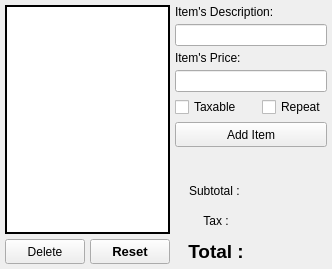
<?xml version="1.0" encoding="UTF-8"?>
<ui version="4.0">
 <class>RegisterGUIClass</class>
 <widget class="QMainWindow" name="RegisterGUIClass">
  <property name="windowModality">
   <enum>Qt::ApplicationModal</enum>
  </property>
  <property name="enabled">
   <bool>true</bool>
  </property>
  <property name="geometry">
   <rect>
    <x>0</x>
    <y>0</y>
    <width>317</width>
    <height>269</height>
   </rect>
  </property>
  <property name="sizePolicy">
   <sizepolicy hsizetype="Preferred" vsizetype="Preferred">
    <horstretch>0</horstretch>
    <verstretch>0</verstretch>
   </sizepolicy>
  </property>
  <property name="minimumSize">
   <size>
    <width>0</width>
    <height>0</height>
   </size>
  </property>
  <property name="sizeIncrement">
   <size>
    <width>0</width>
    <height>0</height>
   </size>
  </property>
  <property name="windowTitle">
   <string>RegisterGUI</string>
  </property>
  <widget class="QWidget" name="centralWidget">
   <property name="enabled">
    <bool>true</bool>
   </property>
   <property name="sizePolicy">
    <sizepolicy hsizetype="Maximum" vsizetype="Preferred">
     <horstretch>0</horstretch>
     <verstretch>0</verstretch>
    </sizepolicy>
   </property>
   <property name="sizeIncrement">
    <size>
     <width>1</width>
     <height>2</height>
    </size>
   </property>
   <property name="contextMenuPolicy">
    <enum>Qt::NoContextMenu</enum>
   </property>
   <property name="layoutDirection">
    <enum>Qt::LeftToRight</enum>
   </property>
   <property name="autoFillBackground">
    <bool>false</bool>
   </property>
   <layout class="QGridLayout" name="gridLayout_2">
    <property name="leftMargin">
     <number>0</number>
    </property>
    <property name="topMargin">
     <number>0</number>
    </property>
    <property name="rightMargin">
     <number>0</number>
    </property>
    <property name="bottomMargin">
     <number>0</number>
    </property>
    <property name="spacing">
     <number>0</number>
    </property>
    <item row="0" column="0">
     <layout class="QGridLayout" name="gridLayout" rowstretch="0,0,0,0,0,0,0,0,0,0" columnstretch="1,1,1,1,1,1,1,0,0">
      <property name="sizeConstraint">
       <enum>QLayout::SetDefaultConstraint</enum>
      </property>
      <property name="leftMargin">
       <number>5</number>
      </property>
      <property name="topMargin">
       <number>5</number>
      </property>
      <property name="rightMargin">
       <number>5</number>
      </property>
      <property name="bottomMargin">
       <number>5</number>
      </property>
      <property name="spacing">
       <number>5</number>
      </property>
      <item row="6" column="4" colspan="5">
       <spacer name="verticalSpacer">
        <property name="orientation">
         <enum>Qt::Vertical</enum>
        </property>
        <property name="sizeType">
         <enum>QSizePolicy::Ignored</enum>
        </property>
        <property name="sizeHint" stdset="0">
         <size>
          <width>128</width>
          <height>13</height>
         </size>
        </property>
       </spacer>
      </item>
      <item row="9" column="2" colspan="2">
       <widget class="QPushButton" name="btnReset">
        <property name="sizePolicy">
         <sizepolicy hsizetype="Preferred" vsizetype="Preferred">
          <horstretch>0</horstretch>
          <verstretch>0</verstretch>
         </sizepolicy>
        </property>
        <property name="font">
         <font>
          <pointsize>10</pointsize>
          <bold>true</bold>
         </font>
        </property>
        <property name="text">
         <string>Reset</string>
        </property>
       </widget>
      </item>
      <item row="5" column="4" colspan="5">
       <widget class="QPushButton" name="btnAddItem">
        <property name="sizePolicy">
         <sizepolicy hsizetype="Preferred" vsizetype="Preferred">
          <horstretch>0</horstretch>
          <verstretch>0</verstretch>
         </sizepolicy>
        </property>
        <property name="text">
         <string>Add Item</string>
        </property>
       </widget>
      </item>
      <item row="0" column="0" rowspan="9" colspan="4">
       <widget class="QListWidget" name="listRegisterWidget">
        <property name="sizePolicy">
         <sizepolicy hsizetype="Expanding" vsizetype="Expanding">
          <horstretch>0</horstretch>
          <verstretch>0</verstretch>
         </sizepolicy>
        </property>
        <property name="frameShape">
         <enum>QFrame::Box</enum>
        </property>
        <property name="frameShadow">
         <enum>QFrame::Plain</enum>
        </property>
        <property name="lineWidth">
         <number>2</number>
        </property>
        <property name="selectionMode">
         <enum>QAbstractItemView::MultiSelection</enum>
        </property>
        <property name="selectionRectVisible">
         <bool>false</bool>
        </property>
       </widget>
      </item>
      <item row="9" column="0" colspan="2">
       <widget class="QPushButton" name="btnDelete">
        <property name="sizePolicy">
         <sizepolicy hsizetype="Preferred" vsizetype="Preferred">
          <horstretch>0</horstretch>
          <verstretch>0</verstretch>
         </sizepolicy>
        </property>
        <property name="text">
         <string>Delete</string>
        </property>
       </widget>
      </item>
      <item row="4" column="6" colspan="3">
       <widget class="QCheckBox" name="repeat">
        <property name="text">
         <string>Repeat</string>
        </property>
       </widget>
      </item>
      <item row="4" column="4" colspan="2">
       <widget class="QCheckBox" name="taxable">
        <property name="sizePolicy">
         <sizepolicy hsizetype="Preferred" vsizetype="Preferred">
          <horstretch>0</horstretch>
          <verstretch>0</verstretch>
         </sizepolicy>
        </property>
        <property name="text">
         <string>Taxable</string>
        </property>
       </widget>
      </item>
      <item row="3" column="4" colspan="5">
       <widget class="QLineEdit" name="lineEditPrice">
        <property name="sizePolicy">
         <sizepolicy hsizetype="Preferred" vsizetype="Fixed">
          <horstretch>0</horstretch>
          <verstretch>0</verstretch>
         </sizepolicy>
        </property>
       </widget>
      </item>
      <item row="2" column="4" colspan="5">
       <widget class="QLabel" name="labelPrice">
        <property name="sizePolicy">
         <sizepolicy hsizetype="Preferred" vsizetype="Fixed">
          <horstretch>0</horstretch>
          <verstretch>0</verstretch>
         </sizepolicy>
        </property>
        <property name="text">
         <string>Item's Price:</string>
        </property>
       </widget>
      </item>
      <item row="1" column="4" colspan="5">
       <widget class="QLineEdit" name="lineEditDescription">
        <property name="sizePolicy">
         <sizepolicy hsizetype="Preferred" vsizetype="Fixed">
          <horstretch>0</horstretch>
          <verstretch>0</verstretch>
         </sizepolicy>
        </property>
       </widget>
      </item>
      <item row="0" column="4" colspan="5">
       <widget class="QLabel" name="labelDescription">
        <property name="sizePolicy">
         <sizepolicy hsizetype="Expanding" vsizetype="Fixed">
          <horstretch>0</horstretch>
          <verstretch>0</verstretch>
         </sizepolicy>
        </property>
        <property name="text">
         <string>Item's Description:</string>
        </property>
       </widget>
      </item>
      <item row="7" column="4" colspan="2">
       <widget class="QLabel" name="labelSubTotal">
        <property name="sizePolicy">
         <sizepolicy hsizetype="Preferred" vsizetype="Preferred">
          <horstretch>0</horstretch>
          <verstretch>0</verstretch>
         </sizepolicy>
        </property>
        <property name="text">
         <string>Subtotal : </string>
        </property>
        <property name="alignment">
         <set>Qt::AlignCenter</set>
        </property>
       </widget>
      </item>
      <item row="8" column="4" colspan="2">
       <widget class="QLabel" name="labelTax">
        <property name="sizePolicy">
         <sizepolicy hsizetype="Preferred" vsizetype="Preferred">
          <horstretch>0</horstretch>
          <verstretch>0</verstretch>
         </sizepolicy>
        </property>
        <property name="layoutDirection">
         <enum>Qt::LeftToRight</enum>
        </property>
        <property name="autoFillBackground">
         <bool>false</bool>
        </property>
        <property name="text">
         <string>Tax :</string>
        </property>
        <property name="alignment">
         <set>Qt::AlignCenter</set>
        </property>
       </widget>
      </item>
      <item row="9" column="4" colspan="2">
       <widget class="QLabel" name="labelTotal">
        <property name="sizePolicy">
         <sizepolicy hsizetype="Preferred" vsizetype="Preferred">
          <horstretch>0</horstretch>
          <verstretch>0</verstretch>
         </sizepolicy>
        </property>
        <property name="font">
         <font>
          <pointsize>14</pointsize>
          <bold>true</bold>
         </font>
        </property>
        <property name="text">
         <string>Total :</string>
        </property>
        <property name="alignment">
         <set>Qt::AlignCenter</set>
        </property>
       </widget>
      </item>
      <item row="9" column="6" colspan="3">
       <widget class="QLabel" name="labelTotalPrint">
        <property name="font">
         <font>
          <pointsize>14</pointsize>
          <bold>true</bold>
         </font>
        </property>
        <property name="text">
         <string/>
        </property>
       </widget>
      </item>
      <item row="8" column="6" colspan="3">
       <widget class="QLabel" name="labelTaxesPrint">
        <property name="text">
         <string/>
        </property>
       </widget>
      </item>
      <item row="7" column="6" colspan="3">
       <widget class="QLabel" name="labelSubtotalPrint">
        <property name="frameShape">
         <enum>QFrame::NoFrame</enum>
        </property>
        <property name="text">
         <string/>
        </property>
       </widget>
      </item>
     </layout>
    </item>
   </layout>
  </widget>
  <widget class="QMenuBar" name="menuBar">
   <property name="geometry">
    <rect>
     <x>0</x>
     <y>0</y>
     <width>317</width>
     <height>38</height>
    </rect>
   </property>
  </widget>
 </widget>
 <layoutdefault spacing="6" margin="11"/>
 <resources/>
 <connections/>
</ui>
